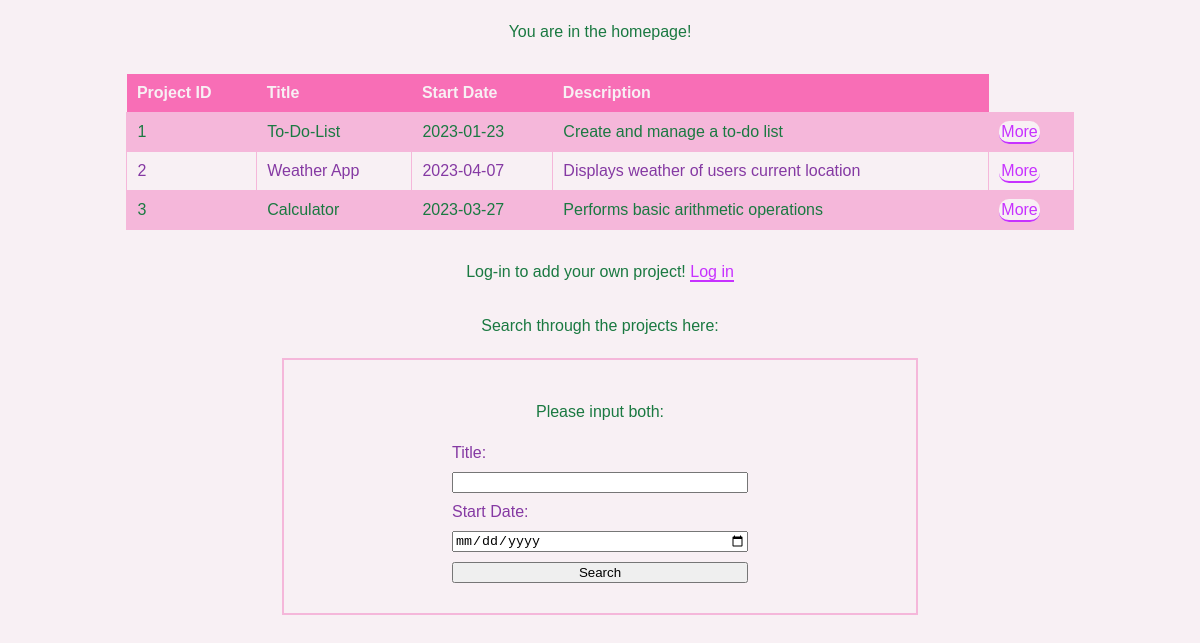
The page / on the database its author committed.
### tables this page shows
CREATE TABLE `projects` (
  `pid` int UNSIGNED NOT NULL,
  `title` varchar(100) NOT NULL,
  `start_date` date DEFAULT NULL,
  `end_date` date DEFAULT NULL,
  `phase` enum('design','development','testing','deployment','complete') DEFAULT NULL,
  `description` varchar(500) DEFAULT NULL,
  `uid` int UNSIGNED NOT NULL
);

### index.php (the view, shortened to what this page needs)
<?php
    require('connectdb.php');
		  try{
            $query="SELECT * FROM projects";
            $rows=$db->query($query);
            if($rows && $rows->rowCount()> 0){
            ?>
                <p> You are in the homepage! </p>
            <table cellspacing="0"  cellpadding="5" id="projectTable" >
            <tr><th align='left'><b>Project ID</b></th>
	          <th align='left'><b>Title</b></th>
            <th align='left'><b>Start Date</b></th >
            <th align='left'><b>Description</b></th ></tr>
            <?php
            while  ($row =  $rows->fetch())	{
              echo  "<tr><td align='left'>" . $row['pid'] . "</td>";
				      echo  "<td align='left'>" . $row['title'] . "</td>";
				      echo  "<td align='left'>" . $row['start_date'] . "</td>";
				      echo "<td align='left'>". $row['description'] . "</td>\n";
              echo "<td><a href='more-details.php?pid=" . $row['pid'] . "'id='more'>More</a></td>";
              echo "</tr>";
			      }
            echo '</table>';
          } else {
            echo"<p>Log in to access more.</p>\n";
          }
        }
        catch(PDOexception $exc){
          echo "Sorry, a database error occurred! <br>";
		      echo "Error details: <em>". $exc->getMessage()."</em>";
        }
?>
<p>Log-in to add your own project! <a href="login.php">Log in</a></p>
<!DOCTYPE html>
<html lang="en">
<head>
    <link rel="stylesheet" href="style.css">
</head>
<body>
  <p>Search through the projects here:</p>
<form method="post" action="search.php">
<p>Please input both:</p>
    <label for="title">Title:</label>
    <input type="text" name="title" id="title">
    <label for="start_date">Start Date:</label>
    <input type="date" name="start_date" id="start_date">
    <input type="submit" name="search" value="Search">
</form>
</body>
</html>

### style.css (style rules this page uses)
body { background-color: #f8f0f4; font-family:'Gill Sans', 'Gill Sans MT', Calibri, 'Trebuchet MS', sans-serif; color: #8539a3; }
form { width: 50%; margin: 0 auto; border: 2px solid #f5b7da; padding: 20px; text-align: left; }
form label, form input { display: block; margin: 10px auto; width: 50%; }
#projectTable { border-collapse: collapse; width: 80%; margin: 20px auto; }
#projectTable th { font-weight: bold; background-color: #f86eb6; color: f8f0f4; padding: 10px; text-align: left; }
#projectTable td { padding: 10px; border: 1px solid #f5b7da; }
#projectTable tr:nth-child(even) { background-color: #f5b7da; color: 1a7941; }
p { margin: 10px 0; text-align: center; line-height: 1.5; padding: 10px; color: #1a7941; }
p a { color: #c731ff; text-decoration: none; border-bottom: 2px solid #c731ff; }
#more { padding: 2px; background-color: #f8f0f4; border-radius: 10px; color: #c731ff; text-decoration: none; border-bottom: 2px solid #c731ff; }

### rows shown on the page
projects: pid "1", title "To-Do-List", start_date "2023-01-23", description "Create and manage a to-do list"
projects: pid "2", title "Weather App", start_date "2023-04-07", description "Displays weather of users current location"
projects: pid "3", title "Calculator", start_date "2023-03-27", description "Performs basic arithmetic operations"
